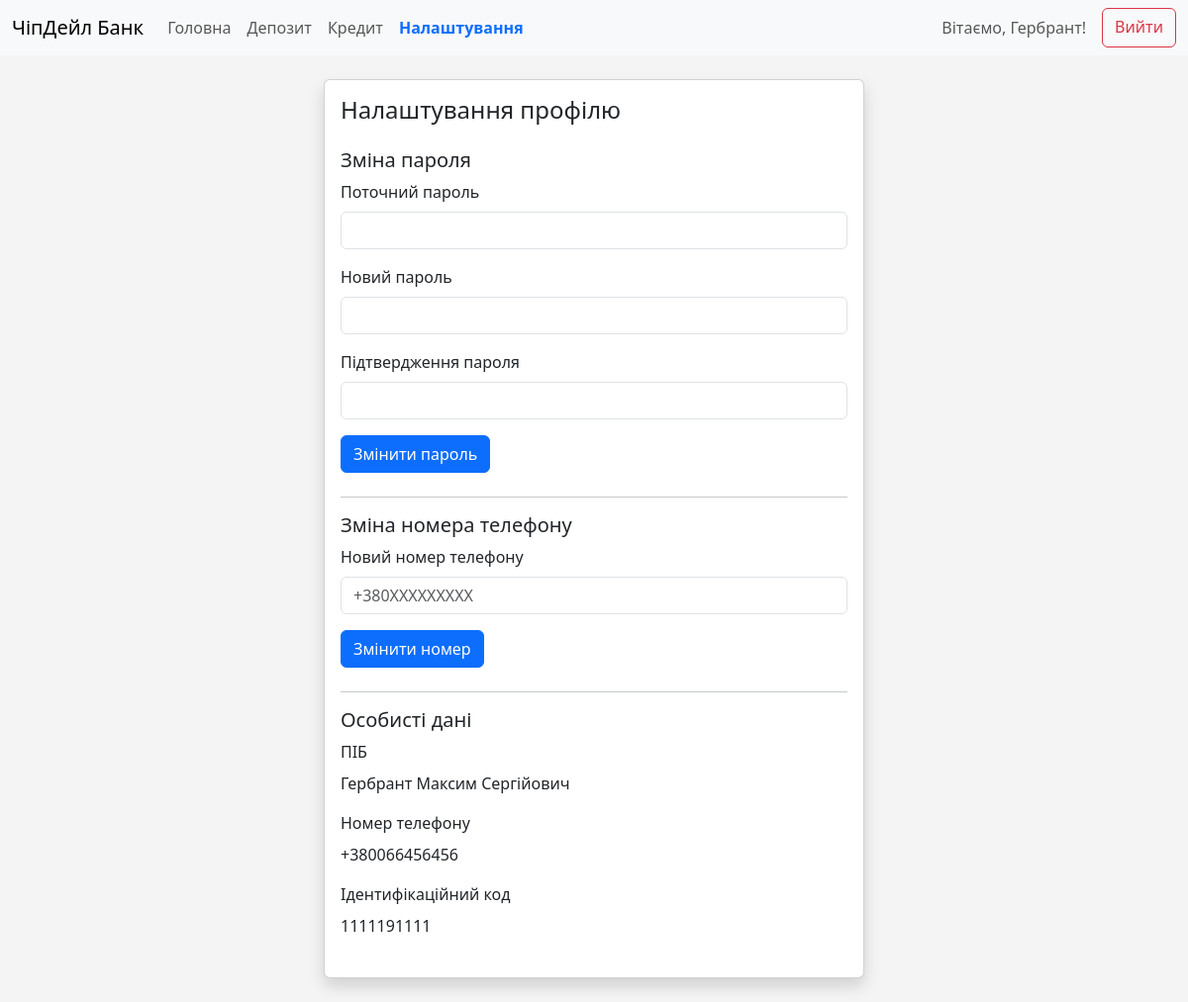
/settings (signed in), run on the app's committed database.
### app/models.py (models this page shows, shortened)
class User(UserMixin, db.Model):
    id = db.Column(db.Integer, primary_key=True)
    pin = db.Column(db.String(4), nullable=False)
    full_name = db.Column(db.String(100), nullable=False)
    phone = db.Column(db.String(20), unique=True, nullable=False)
    identification_code = db.Column(db.String(10), unique=True, nullable=False)  # РНОКПП
    password = db.Column(db.String(100), nullable=False)
    accounts = db.relationship('Account', backref='user', lazy=True)
    loans = db.relationship('Loan', backref='user', lazy=True)
    cards = db.relationship('Card', backref='user', lazy=True)

### app/routes.py (the view)
@main_bp.route('/settings')
@login_required
def settings():
    try:
        user = User.query.get(current_user.id)
        if not user:
            return redirect(url_for('main.index'))
        return render_template('settings.html', user=user)
    except Exception as e:
        print(f"Помилка при доступі до сторінки налаштувань: {str(e)}")
        return redirect(url_for('main.index'))

### app/__init__.py (called while the page is built)
@login_manager.user_loader
def load_user(user_id):
    from app.models import User
    try:
        user = User.query.get(int(user_id))
        print(f"Завантаження користувача: {user_id} -> {user}")
        return user
    except Exception as e:
        print(f"Помилка при завантаженні користувача: {str(e)}")
        return None

### templates/settings.html (shortened to what this page needs)
<!DOCTYPE html>
<html lang="uk">
<head>
    <link href="https://cdn.jsdelivr.net/npm/bootstrap@5.3.0/dist/css/bootstrap.min.css" rel="stylesheet">
</head>
<body>
    <nav class="navbar navbar-expand-lg navbar-light bg-light">
        <div class="container-fluid">
            <a class="navbar-brand" href="#">ЧіпДейл Банк </a>
            <div class="collapse navbar-collapse">
                <ul class="navbar-nav me-auto mb-2 mb-lg-0">
                    <li class="nav-item"><a class="nav-link" href="{{ url_for('main.dashboard') }}">Головна</a></li>
                    <li class="nav-item"><a class="nav-link" href="{{ url_for('main.deposit_page') }}">Депозит</a></li>
                    <li class="nav-item"><a class="nav-link" href="{{ url_for('main.credit') }}">Кредит</a></li>
                    <li class="nav-item"><a class="nav-link active" href="{{ url_for('main.settings') }}">Налаштування</a></li>
                </ul>
                <div class="d-flex">
                    <span class="navbar-text me-3">
                        Вітаємо, {{ user.full_name.split()[0] }}!
                    </span>
                    <a href="{{ url_for('main.logout') }}" class="btn btn-outline-danger">Вийти</a>
                </div>
            </div>
        </div>
    </nav>
    <div class="container py-4">
        <div class="row justify-content-center">
            <div class="col-md-6">
                <div class="card shadow">
                    <div class="card-body">
                        <h4 class="card-title mb-4">Налаштування профілю</h4>
                        <div class="mb-4">
                            <h5>Зміна пароля</h5>
                            <form id="change-password-form">
                                <div class="mb-3">
                                    <label for="current-password" class="form-label">Поточний пароль</label>
                                    <input type="password" class="form-control" id="current-password" required>
                                </div>
                                <div class="mb-3">
                                    <label for="new-password" class="form-label">Новий пароль</label>
                                    <input type="password" class="form-control" id="new-password" required>
                                </div>
                                <div class="mb-3">
                                    <label for="confirm-password" class="form-label">Підтвердження пароля</label>
                                    <input type="password" class="form-control" id="confirm-password" required>
                                </div>
                                <button type="submit" class="btn btn-primary">Змінити пароль</button>
                            </form>
                        </div>
                        <hr>
                        <div class="mb-4">
                            <h5>Зміна номера телефону</h5>
                            <form id="change-phone-form">
                                <div class="mb-3">
                                    <label for="new-phone" class="form-label">Новий номер телефону</label>
                                    <input type="tel" class="form-control" id="new-phone" placeholder="+380XXXXXXXXX" required>
                                </div>
                                <button type="submit" class="btn btn-primary">Змінити номер</button>
                            </form>
                        </div>
                        <hr>
                        <div class="mb-4">
                            <h5>Особисті дані</h5>
                            <div class="mb-3">
                                <label class="form-label">ПІБ</label>
                                <p class="form-control-static">{{ user.full_name }}</p>
                            </div>
                            <div class="mb-3">
                                <label class="form-label">Номер телефону</label>
                                <p class="form-control-static">{{ user.phone }}</p>
                            </div>
                            <div class="mb-3">
                                <label class="form-label">Ідентифікаційний код</label>
                                <p class="form-control-static">{{ user.identification_code }}</p>
                            </div>
                        </div>
                    </div>
                </div>
            </div>
        </div>
    </div>
</body>
</html>

### templates/settings.html (style rules this page uses)
body { background-color: #f4f4f4; }
.nav-link.active { font-weight: bold; color: #0d6efd !important; }

### data on the page
User: full_name "Гербрант", full_name "Гербрант Максим Сергійович", phone "+380066456456", identification_code "1111191111"
